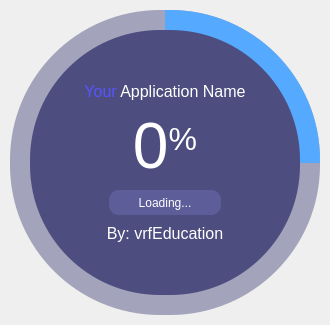
<?xml version="1.0" encoding="UTF-8"?>
<ui version="4.0">
 <class>VCircularProgressBar</class>
 <widget class="QWidget" name="VCircularProgressBar">
  <property name="geometry">
   <rect>
    <x>0</x>
    <y>0</y>
    <width>330</width>
    <height>325</height>
   </rect>
  </property>
  <property name="windowTitle">
   <string>Form</string>
  </property>
  <layout class="QVBoxLayout" name="verticalLayout_5">
   <property name="spacing">
    <number>10</number>
   </property>
   <property name="leftMargin">
    <number>10</number>
   </property>
   <property name="topMargin">
    <number>10</number>
   </property>
   <property name="rightMargin">
    <number>10</number>
   </property>
   <property name="bottomMargin">
    <number>10</number>
   </property>
   <item>
    <widget class="QFrame" name="frmBackground">
     <property name="styleSheet">
      <string notr="true">border-radius:150px;
background-color: rgba(77, 77, 127, 120);</string>
     </property>
     <property name="frameShape">
      <enum>QFrame::NoFrame</enum>
     </property>
     <property name="frameShadow">
      <enum>QFrame::Raised</enum>
     </property>
     <layout class="QVBoxLayout" name="verticalLayout_2">
      <property name="spacing">
       <number>0</number>
      </property>
      <property name="leftMargin">
       <number>0</number>
      </property>
      <property name="topMargin">
       <number>0</number>
      </property>
      <property name="rightMargin">
       <number>0</number>
      </property>
      <property name="bottomMargin">
       <number>0</number>
      </property>
      <item>
       <widget class="QFrame" name="frmProgressBar">
        <property name="styleSheet">
         <string notr="true">border-radius: 150px;
background-color: qconicalgradient(cx:0.5, cy:0.5, angle:90, stop:0.749 rgba(255, 0, 127, 0), stop:0.75 rgba(85, 170, 255, 255));</string>
        </property>
        <property name="frameShape">
         <enum>QFrame::NoFrame</enum>
        </property>
        <property name="frameShadow">
         <enum>QFrame::Raised</enum>
        </property>
        <layout class="QVBoxLayout" name="verticalLayout_3">
         <property name="leftMargin">
          <number>20</number>
         </property>
         <property name="topMargin">
          <number>20</number>
         </property>
         <property name="rightMargin">
          <number>20</number>
         </property>
         <property name="bottomMargin">
          <number>20</number>
         </property>
         <item>
          <widget class="QFrame" name="frmContainer">
           <property name="styleSheet">
            <string notr="true">border-radius:130px;
background-color: rgba(77, 77, 127, 255);
color: #ffffff</string>
           </property>
           <property name="frameShape">
            <enum>QFrame::NoFrame</enum>
           </property>
           <property name="frameShadow">
            <enum>QFrame::Raised</enum>
           </property>
           <layout class="QVBoxLayout" name="verticalLayout_4">
            <property name="leftMargin">
             <number>40</number>
            </property>
            <property name="topMargin">
             <number>40</number>
            </property>
            <property name="rightMargin">
             <number>40</number>
            </property>
            <property name="bottomMargin">
             <number>40</number>
            </property>
            <item>
             <widget class="QFrame" name="frmContent">
              <property name="styleSheet">
               <string notr="true">background-color:none;</string>
              </property>
              <layout class="QVBoxLayout" name="verticalLayout">
               <item>
                <widget class="QLabel" name="lblUpperCaption">
                 <property name="font">
                  <font>
                   <pointsize>12</pointsize>
                  </font>
                 </property>
                 <property name="styleSheet">
                  <string notr="true">background-color:none;
color: #ffffff;</string>
                 </property>
                 <property name="text">
                  <string>&lt;span style=&quot; color:#5555ff;&quot;&gt;Your&lt;/span&gt; Application Name</string>
                 </property>
                 <property name="alignment">
                  <set>Qt::AlignCenter</set>
                 </property>
                </widget>
               </item>
               <item>
                <widget class="QLabel" name="lblPercentage">
                 <property name="text">
                  <string>&lt;span style=&quot; font-size:48pt;&quot;&gt;0&lt;/span&gt;&lt;span style=&quot; font-size:36pt; vertical-align:super;&quot;&gt;%&lt;/span&gt;</string>
                 </property>
                 <property name="alignment">
                  <set>Qt::AlignCenter</set>
                 </property>
                </widget>
               </item>
               <item>
                <widget class="QLabel" name="lblLoading">
                 <property name="styleSheet">
                  <string notr="true">background-color: rgb(93, 93, 154);
border-radius:10px;
margin-left: 30px;
margin-right: 30px;</string>
                 </property>
                 <property name="text">
                  <string>Loading...</string>
                 </property>
                 <property name="alignment">
                  <set>Qt::AlignCenter</set>
                 </property>
                </widget>
               </item>
               <item>
                <widget class="QLabel" name="lblLowerCaption">
                 <property name="font">
                  <font>
                   <pointsize>12</pointsize>
                  </font>
                 </property>
                 <property name="text">
                  <string>By: vrfEducation</string>
                 </property>
                 <property name="alignment">
                  <set>Qt::AlignCenter</set>
                 </property>
                </widget>
               </item>
              </layout>
             </widget>
            </item>
           </layout>
          </widget>
         </item>
        </layout>
       </widget>
      </item>
     </layout>
    </widget>
   </item>
  </layout>
 </widget>
 <resources/>
 <connections/>
</ui>
